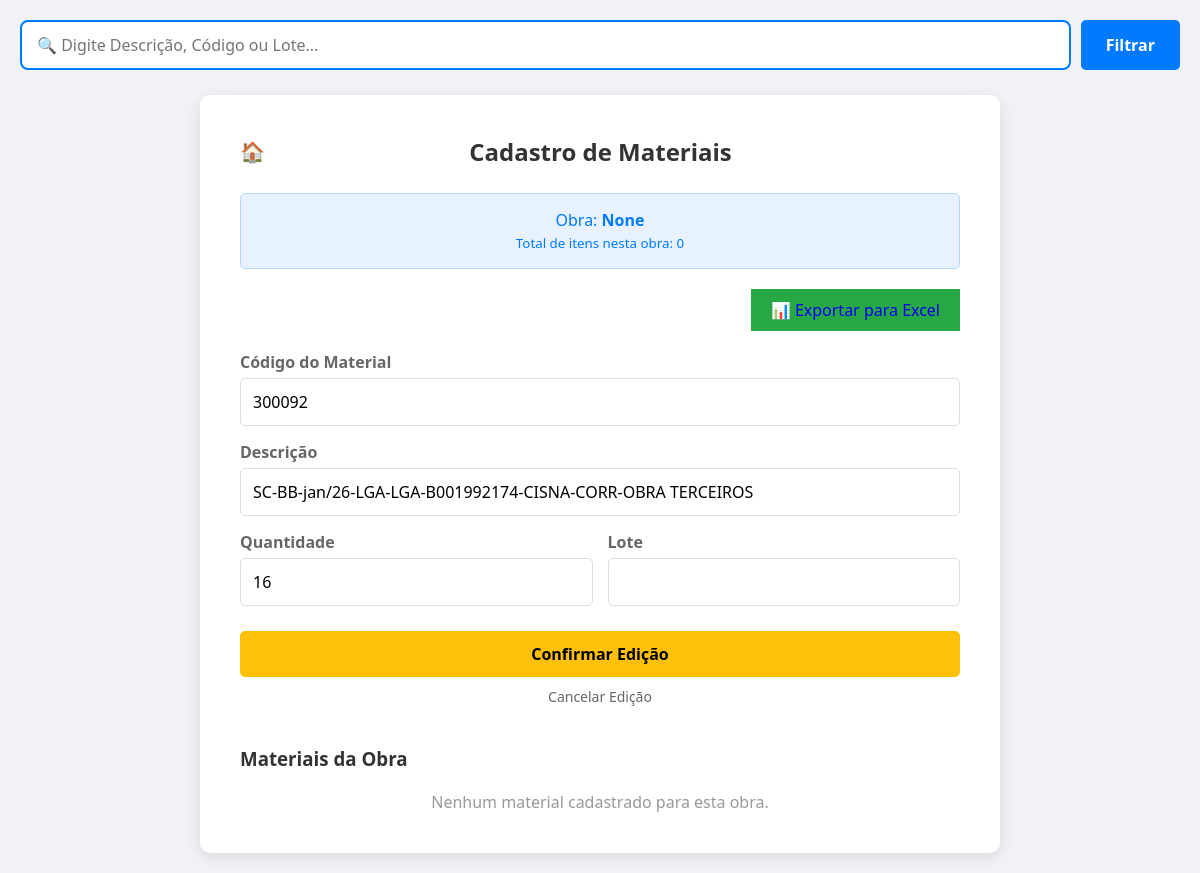
The page /materiais-cadastrados/?numero_obra=None&editar_id=2 on the database its author committed.
### cadastro/models.py (models this page shows, shortened)
class Material(models.Model):
    Obra = models.CharField(max_length=100, null=True, blank=True)
    Codigo = models.CharField(max_length=100)
    Descricao = models.TextField()
    Quantidade = models.IntegerField()
    Lote = models.CharField(max_length=100)
    Preco_Unitario = models.DecimalField(max_digits=10, decimal_places=2, default=0.00)
    data_criacao = models.DateTimeField(auto_now_add=True)

### cadastro/views.py (the view, shortened to what this page needs)
# urls.py: path('materiais-cadastrados/', views.materiais_cadastrados, name='materiais cadastrados'),
def materiais_cadastrados(request):
    numero_obra = request.GET.get('numero_obra') or request.POST.get('numero_obra')
    editar_id = request.GET.get('editar_id')
    material_editar = None
    if editar_id:
        material_editar = get_object_or_404(Material, id=editar_id)
    termo_busca = request.GET.get('busca', '').strip()
    query = Q(Obra=numero_obra)
    if termo_busca:
        query &= (
            Q(Descricao__icontains=termo_busca) |
            Q(Codigo__icontains=termo_busca) |
            Q(Lote__icontains=termo_busca)
        )
    materiais_da_obra = Material.objects.filter(query).order_by('-data_criacao')
    contexto = {
        'materiais': materiais_da_obra,
        'numero_obra': numero_obra,
        'material_editar': material_editar,
    }
    return render(request, 'materiais/materiais_cadastrados.html', contexto)

### cadastro/templates/materiais/materiais_cadastrados.html (shortened to what this page needs)
{% load static %}
<!DOCTYPE html>
<html lang="pt-BR">
<head>
    <link rel="stylesheet" href="{% static 'css/materiais.css' %}">
</head>
<div style="margin-bottom: 25px;">
    <form method="GET" action="{% url 'materiais cadastrados' %}" id="search-form">
        <div style="position: relative; display: flex; gap: 10px;">
            <input type="text"
                   name="busca"
                   id="search-input"
                   placeholder="🔍 Digite Descrição, Código ou Lote..."
                   value="{{ request.GET.busca }}"
                   style="width: 100%; padding: 12px 15px; border: 2px solid #007bff; border-radius: 8px; font-size: 16px; outline: none;">
            <button type="submit" class="btn-submit" style="width: auto; padding: 0 25px; margin-top: 0;">
                Filtrar
            </button>
        </div>
    </form>
</div>
<body>
    <div class="container">
        <div style="display: flex; justify-content: space-between; align-items: center; margin-bottom: 25px;">
            <a href="{% url 'home' %}" style="text-decoration: none; color: #666; font-size: 20px;">🏠</a>
            <h2 style="margin-bottom: 0;">Cadastro de Materiais</h2>
        </div>
        <div style="background-color: #e7f1ff; color: #007bff; padding: 15px; border-radius: 5px; text-align: center; margin-bottom: 20px; border: 1px solid #b3d7ff;">
            <p>Obra: <strong>{{ numero_obra }}</strong></p>
            <small>Total de itens nesta obra: {{ materiais.count }}</small>
        </div>
        <div style="margin-bottom: 20px; text-align: right;">
                <a href="{% url 'exportar_excel' numero_obra %}"
                class="btn-submit"
                style="background-color: #28a745; text-decoration: none; padding: 10px 20px; display: inline-block; width: auto;">
                📊 Exportar para Excel
                </a>
        </div>
        <div class="form-section">
            <form action="{% url 'materiais cadastrados' %}" method="POST">
                <div class="input-group">
                    <label for="codigo">Código do Material</label>
                    <input type="text" id="codigo" name="codigo" value="{{ material_editar.Codigo|default:'' }}" required>
                </div>
                <div class="input-group">
                    <label for="descricao">Descrição</label>
                    <input type="text" id="descricao" name="descricao" value="{{ material_editar.Descricao|default:'' }}" required>
                </div>
                <div style="display: flex; gap: 15px;">
                    <div class="input-group" style="flex: 1;">
                        <label for="quantidade">Quantidade</label>
                        <input type="number" id="quantidade" name="quantidade" value="{{ material_editar.Quantidade|default:'' }}" required>
                    </div>
                    <div class="input-group" style="flex: 1;">
                        <label for="lote">Lote</label>
                        <input type="number" step="0.01" id="lote" name="lote" value="{{ material_editar.Lote|default:''|stringformat:'.2f' }}" required>
                    </div>
                </div>
                <button type="submit" style="background-color: {% if material_editar %}#ffc107{% else %}#007bff{% endif %}; color: {% if material_editar %}#000{% else %}#fff{% endif %};">
                    {% if material_editar %}Confirmar Edição{% else %}Cadastrar Material{% endif %}
                </button>
                {% if material_editar %}
                    <a href="?numero_obra={{ numero_obra }}" style="display: block; text-align: center; margin-top: 10px; color: #666; font-size: 14px; text-decoration: none;">Cancelar Edição</a>
                {% endif %}
            </form>
        </div>
        <div class="materials-list">
            <h3>Materiais da Obra</h3>
            {% for material in materiais %}
                <div class="material-item">
                    <div style="display: flex; justify-content: space-between; margin-bottom: 10px; border-bottom: 1px solid #eee; padding-bottom: 5px;">
                        <span style="color: #888; font-size: 12px;">📅 {{ material.data_criacao|date:"d/m/Y H:i" }}</span>
                        <div>
                            <a href="?numero_obra={{ numero_obra }}&editar_id={{ material.id }}"
                               style="color: #007bff; text-decoration: none; font-weight: bold; margin-right: 15px;">
                               ✏️ Editar
                            </a>
                            <a href="javascript:void(0)"
                            onclick="confirmarExclusao('{{ material.id }}', '{{ material.Descricao }}')"
                            style="color: #dc3545; text-decoration: none; font-weight: bold;">
                            🗑️
                            </a>
                        </div>
                    </div>
                    <p><strong>Código:</strong> {{ material.Codigo }}</p>
                    <p><strong>Descrição:</strong> {{ material.Descricao }}</p>
                    <p><strong>Quantidade:</strong> {{ material.Quantidade }} | <strong>Lote:</strong> {{ material.Lote }}</p>
                </div>
            {% empty %}
                <p style="text-align: center; color: #999;">Nenhum material cadastrado para esta obra.</p>
            {% endfor %}
        </div>
    </div>
</body>
</html>

### cadastro/static/css/materiais.css (style rules this page uses)
* { margin: 0; padding: 0; box-sizing: border-box; font-family: 'Segoe UI', Tahoma, Geneva, Verdana, sans-serif; }
body { background-color: #f0f2f5; padding: 20px; }
.container { max-width: 800px; margin: 0 auto; background-color: #fff; padding: 40px; border-radius: 10px; box-shadow: 0 4px 15px rgba(0, 0, 0, 0.1); }
h2 { text-align: center; color: #333; margin-bottom: 25px; }
.form-section { margin-bottom: 40px; }
.input-group { margin-bottom: 15px; }
.input-group label { display: block; margin-bottom: 5px; color: #666; font-weight: 600; }
.input-group input { width: 100%; padding: 12px; border: 1px solid #ddd; border-radius: 5px; font-size: 16px; }
button { width: 100%; padding: 12px; border: none; border-radius: 5px; background-color: #007bff; color: white; font-size: 16px; font-weight: bold; cursor: pointer; transition: background-color 0.3s; margin-top: 10px; }
.materials-list { margin-top: 40px; }
.materials-list h3 { color: #333; margin-bottom: 20px; }

### rows shown on the page
Material: codigo "300092", descricao "SC-BB-jan/26-LGA-LGA-B001992174-CISNA-CORR-OBRA TERCEIROS", quantidade "16"

### other values the page prints
{{ numero_obra }} "None"
{{ materiais.count }} "0"
